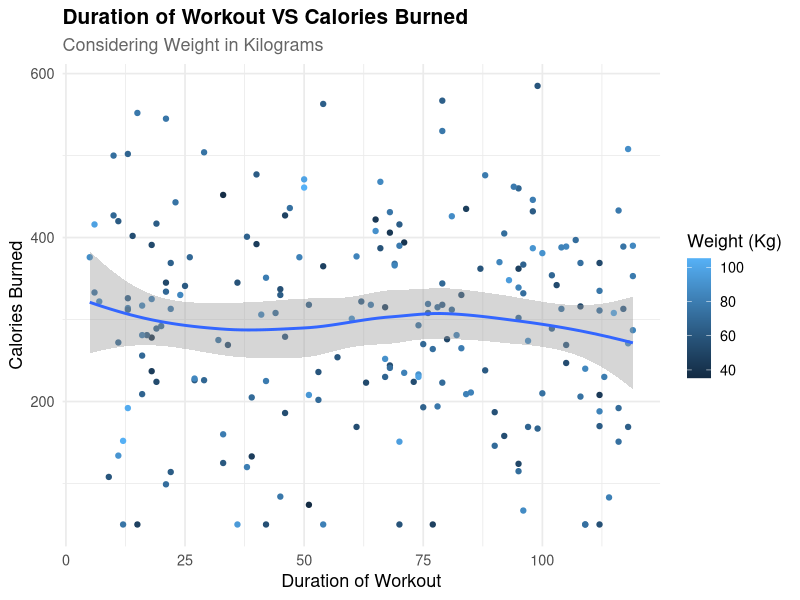

R code for this plot:
## ---- chunk 1
# load packages
library(dplyr)
library(readr)
library(ggplot2)
## ---- chunk 2
# read file
fitness <- read_csv("fitness_dataset.csv")

# initial inspection
glimpse(fitness)
head(fitness)
summary(fitness)
## ---- chunk 3
# average and median values of the program
avg_age <- mean(fitness$age)
avg_duration <- mean(fitness$duration_min)
avg_calories_burned <- mean(fitness$calories_burned)
avg_heart_rate <- mean(fitness$heart_rate_avg)
avg_steps <- mean(fitness$steps)
avg_sleep_hours <- mean(fitness$sleep_hours)
avg_weight <- mean(fitness$weight_kg)

median_age <- median(fitness$age)
median_duration <- median(fitness$duration_min)
median_calories_burned <- median(fitness$calories_burned)
median_heart_rate <- median(fitness$heart_rate_avg)
median_steps <- median(fitness$steps)
median_sleep_hours <- median(fitness$sleep_hours)
median_weight <- median(fitness$weight_kg)

# optional: print the values (for mean)
print(paste("The average age of participants joining the program is", format(avg_age, digits = 2)))
print(paste("The average duration (in minutes) undergone by participants joining the program is", format(avg_duration, digits = 2)))
print(paste("The average calories burned by the participants joining the program is", format(avg_calories_burned, digits = 3), "calories."))
print(paste("The average heart rate of the participants joining the program is", format(avg_heart_rate, digits = 3), "beats per minute."))
print(paste("The average number of steps acocmplished by the participants joining the program is", format(avg_steps, digits = 5), "steps."))
print(paste("The average sleeping hours of the participants joining the program is", avg_sleep_hours, "hours."))
print(paste("The average weight (in kilograms) of the participants joining the program is", avg_weight, "kilograms."))

# optional: print the values (for median)
print(paste("The median age of participants joining the program is", format(median_age, digits = 2)))
print(paste("The median duration (in minutes) undergone by participants joining the program is", format(median_duration, digits = 2)))
print(paste("The median calories burned by the participants joining the program is", format(median_calories_burned, digits = 3), "calories."))
print(paste("The median heart rate of the participants joining the program is", format(median_heart_rate, digits = 3), "beats per minute."))
print(paste("The median number of steps acocmplished by the participants joining the program is", format(median_steps, digits = 5), "steps."))
print(paste("The median sleeping hours of the participants joining the program is", median_sleep_hours, "hours."))
print(paste("The median weight (in kilograms) of the participants joining the program is", median_weight, "kilograms."))
## ---- chunk 4
# further insights
gender_count <- fitness %>%
    group_by(gender) %>%
    summarize(count = n())
gender_count

age_1 <- fitness %>%
  group_by(age) %>%
  filter(age < 18) %>%
  summarize(count = n())
age_1

act_type <- fitness %>%
  group_by(activity_type) %>%
  summarize(count = n())
act_type
## ---- chunk 5
# make vizualizations

viz1 <- ggplot(fitness, aes(x = duration_min,
                            y = calories_burned)) +
        geom_point(aes(color = weight_kg), 
                   alpha = 1) +  
        geom_smooth() +
        labs(title = "Duration of Workout VS Calories Burned",
             subtitle = "Considering Weight in Kilograms",
             x = "Duration of Workout", 
             y = "Calories Burned",
             color = "Weight (Kg)"
             ) +
        theme_minimal(base_size = 13) +
        theme(
            plot.title = element_text(face = "bold", size = 15),
            plot.subtitle = element_text(size = 13, color = "gray40")
        )
viz1
